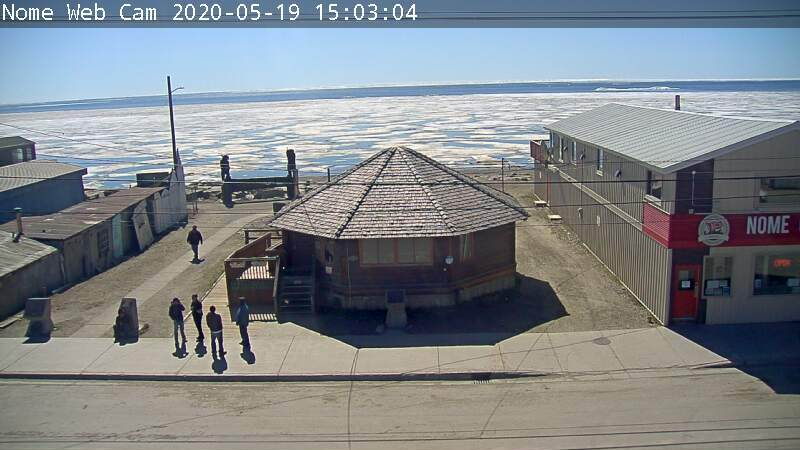
#> input picture Intersec.jpg, 800 x 450 px
$ jupyter execute 'Canny Detector.ipynb'
#> lines starting #> are read from the running program, lines starting #| are printed output that depends on the picture
[cell 1]
import numpy as np
import cv2
from google.colab.patches import cv2_imshow
import matplotlib.pyplot as plt

def rgb2graysc(rgb):
    return 0.2126 * rgb[:,:,2] + 0.7152 * rgb[:,:,1] + 0.0722 * rgb[:,:,0]

def sobel_operator(image):
  horizontal = np.array([[1, 0, -1], [2, 0, -2], [1, 0, -1]], np.float32) #y-direction kernel for Sobel
  vertical = np.array([[1,2,1], [0,0,0], [-1,-2,-1]], np.float32) #x-direction kernel
  [rows,columns] = np.shape(image) #the shape of the grayscaled image

  #initialize array of zeros of the image shape for the x and y direction gradient approximation.
  gx = np.zeros((rows, columns), dtype=np.float32)
  gy = np.zeros((rows, columns), dtype=np.float32)


  #for loops to calculate the gradients in the x and y directions.
  for i in range(rows - 2):
    for j in range(columns - 2):
      gx[i+1,j+1] = np.sum(np.multiply(horizontal, image[i:i + 3, j:j + 3])) #x-direction gradient approximation image, we just take the sum of
      gy[i+1,j+1] = np.sum(np.multiply(vertical, image[i:i + 3, j:j + 3]))#y-direction gradient approximation image,

  #Compute magnitude using the square root of the sum of the two gradients squared.
  g_mag = np.hypot(gx,gy)
  #normalize output to values between 0 and 255 and convert to unsigned int 8 bit for future operations
  g_mag = ((255.0*g_mag) / g_mag.max()).astype(np.uint8)

  #caclcuate grad direction in degrees
  g_dir = (np.arctan2(gx, gy) / np.pi) * 180
  cv2_imshow(g_mag)
  return g_mag, g_dir

def non_max_suppression(mag, dir):
  #shape of image
  width, height = mag.shape

  #adjust negative angles to be positive
  dir[dir < 0] += 180

  #output array
  suppressed = np.zeros_like(mag)

  #Iterate through image to apply non_max suppression
  for i in range(1, width - 1):
    for j in range(1, height - 1):
      m = 255
      n = 255

      #check angle 0
      if (0 <= dir[i,j] < 22.5) or (157.5 <= dir[i,j] <= 180):
        m = mag[i, j + 1]
        n = mag[i, j - 1]

      #check angle 45
      elif (22.5 <= dir[i,j] < 67.5):
        m = mag[i + 1, j - 1]
        n = mag[i - 1, j + 1]

      #check angle 90
      elif (67.5 <= dir[i, j] < 112.5):
        m = mag[i + 1, j]
        n = mag[i - 1, j]

      #check angle 135
      elif (112.5 <= dir[i, j] < 157.5):
        m = mag[i - 1, j - 1]
        n = mag[i + 1, j + 1]

      #apply non_max
      if (mag[i, j] >= m) and (mag[i, j] >= n):
        suppressed[i, j] = mag[i, j]
      else:
        suppressed[i, j] = 0


  return suppressed

def double_thresh(img, upper, lower):
  #initialize variables for thresholding
  width, height = img.shape
  high_thresh = image.max() * upper
  low_thresh = image.max() * lower
  strong_pixel = 255.0
  weak_pixel = 100

  #output matrix
  output = np.zeros((width, height), dtype=np.int32)

  #find strong edges
  s_i, s_j = np.where(img >= high_thresh)

  #find weak edges
  w_i, w_j = np.where((img >= low_thresh) & (img <= high_thresh))

  #set strong pixels to strong edges
  output[s_i, s_j] = strong_pixel

  #set weak pixels to weak edges
  output[w_i,w_j] = weak_pixel


  return output


#function for hysteresis
def hysteresis(img):
    #Image shape
    width, height = img.shape

    #Initialize output
    output = np.copy(img)

    #Pixel values to represent strong and weak edge pixels for hysteresis
    strong_pixel = 255.0
    weak_pixel = 100

    #Iterate through image to apply hysteresis
    for i in range(1, width-1):
        for j in range(1, height-1):
            if (img[i, j] == weak_pixel): # if weak edge detected apply hysteresis
                if (img[i+1, j-1] == strong_pixel) or (img[i+1, j] == strong_pixel) or (img[i+1, j+1] == strong_pixel) or (img[i, j-1] == strong_pixel) or (img[i, j+1] == strong_pixel) or (img[i-1, j-1] == strong_pixel) or (img[i-1, j] == strong_pixel) or (img[i-1, j+1] == strong_pixel):
                    # if surrounded by strong pixels, then set to strong value
                    output[i, j] = strong_pixel
                else:
                    # otherwise set to 0
                    output[i, j] = 0
    return output


#read image
image = cv2.imread('Intersec.jpg')
#> image is the input picture: shape (450, 800, 3); mean B, G, R 137.6, 132.9, 127.6

#convert to array
im_arr = np.array(image)

#grayscale
gray_im = rgb2graysc(im_arr)
#> in rgb2graysc, `return 0.2126 * rgb[:,:,2] + 0.7152 * rgb[:,:,1] + 0.0722 * rgb[:,:,0]`:
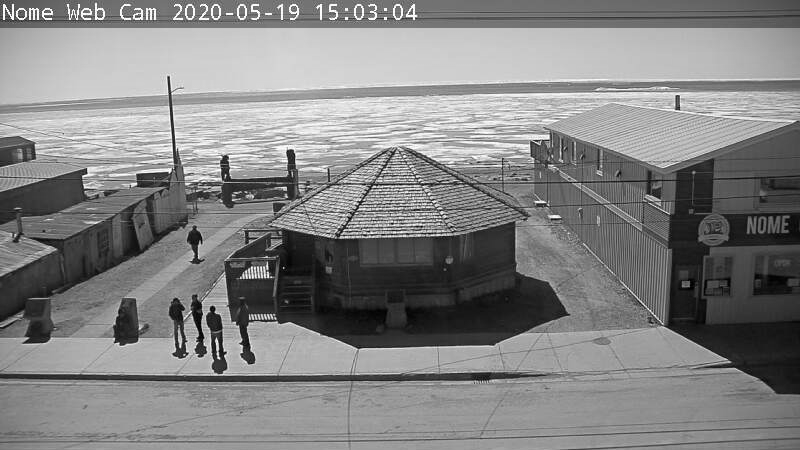
#> returned value: shape (450, 800) float64; min 0.638, max 255, mean 132.1

#Apply Gaussian Blur
#Change the sigma value and kernel size to manipulate results
blur_im = cv2.GaussianBlur(gray_im, (9,9), 9)
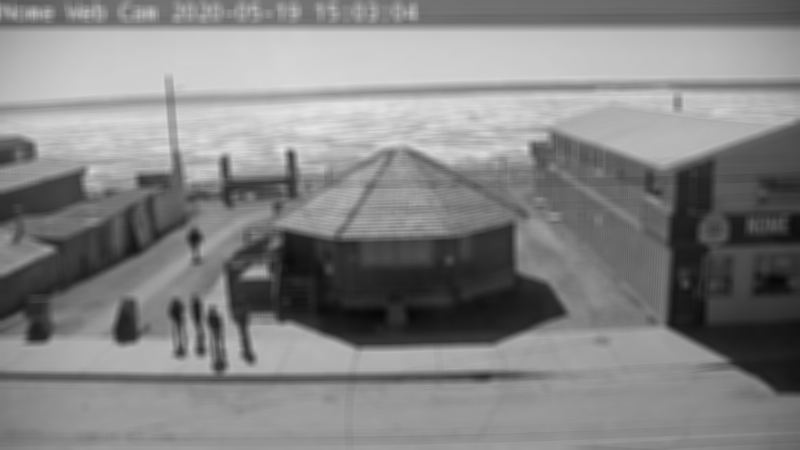
#> blur_im: shape (450, 800) float64; min 7.61, max 229.7, mean 132.1

#apply Sobel Operator
grad_mag, grad_dir = sobel_operator(blur_im)
#> after the loop in sobel_operator, `for i in range(rows - 2):`:
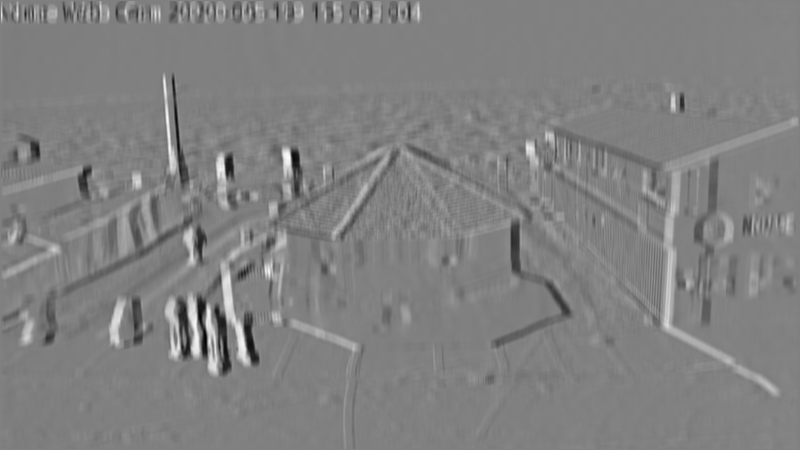
#> gx: shape (450, 800) float32; min -160, max 157.2, mean 0.4; drawn with min black and max white
#> after the loop in sobel_operator, `for i in range(rows - 2):`:
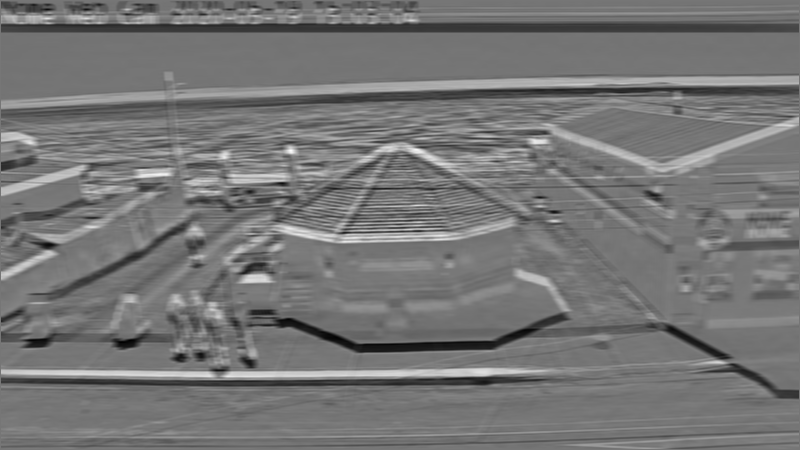
#> gy: shape (450, 800) float32; min -141.2, max 163.1, mean -0.6; drawn with min black and max white
#> in sobel_operator, `g_mag = ((255.0*g_mag) / g_mag.max()).astype(np.uint8)`:
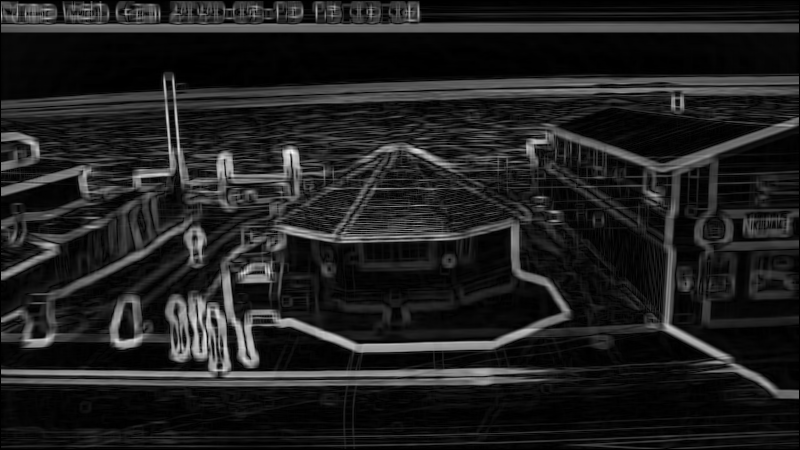
#> g_mag: shape (450, 800); min 0, max 255, mean 32
#> in sobel_operator, `g_dir = (np.arctan2(gx, gy) / np.pi) * 180`:
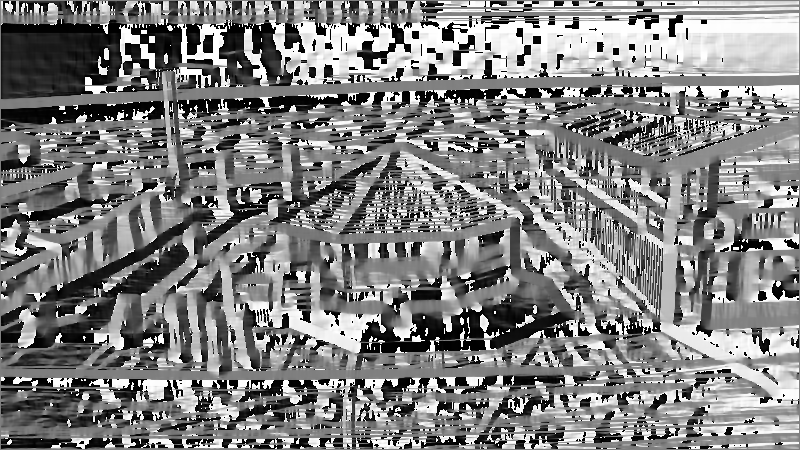
#> g_dir: shape (450, 800) float32; min -180, max 180, mean 2.3; drawn with min black and max white

#apply non_max suppression
supp_img = non_max_suppression(grad_mag, grad_dir)
#> in non_max_suppression, `dir[dir < 0] += 180`:
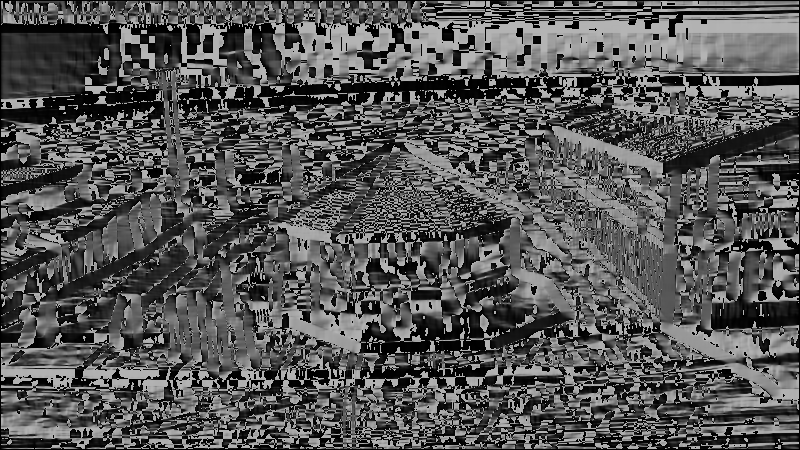
#> dir: shape (450, 800) float32; min 0, max 180, mean 85.2
#> after the loop in non_max_suppression, `for i in range(1, width - 1):`:
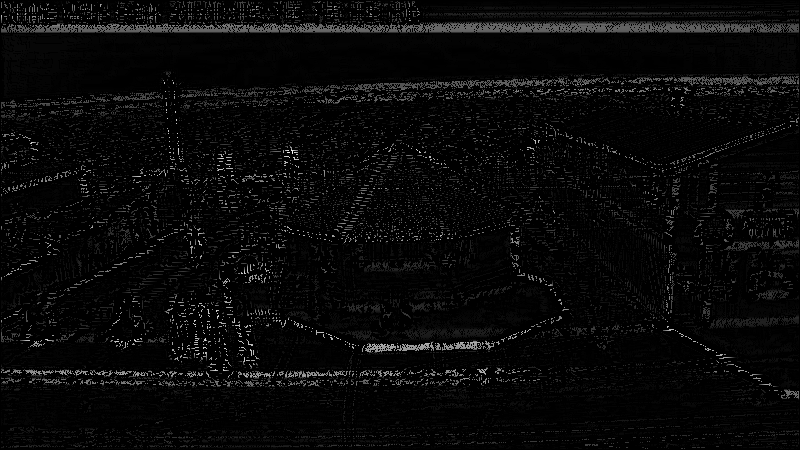
#> suppressed: shape (450, 800); min 0, max 255, mean 8.9

#apply thresholding
#We can manipulate the thresholds to change the accuracy of the edges detected
thresh_img = double_thresh(supp_img, 0.2, 0.7)
#> in double_thresh, `high_thresh = image.max() * upper`: high_thresh = 51
#> in double_thresh, `low_thresh = image.max() * lower`: low_thresh = 178.5
#> in double_thresh, `w_i, w_j = np.where((img >= low_thresh) & (img <= high_thresh))`: w_i = empty array
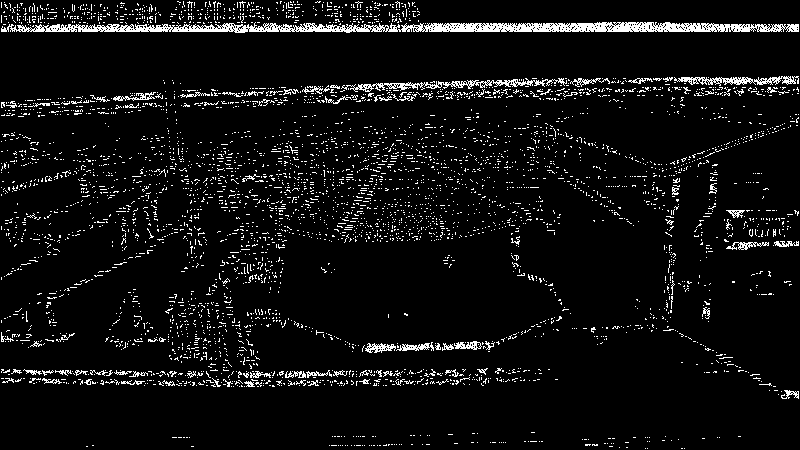
#> thresh_img: shape (450, 800) int32; 6.3% white in thin lines or dots

#apply hysteresis
Canny_img = hysteresis(thresh_img)

#CV2 canny detected image for comparision
CV_canny = cv2.Canny(image, 100, 200)
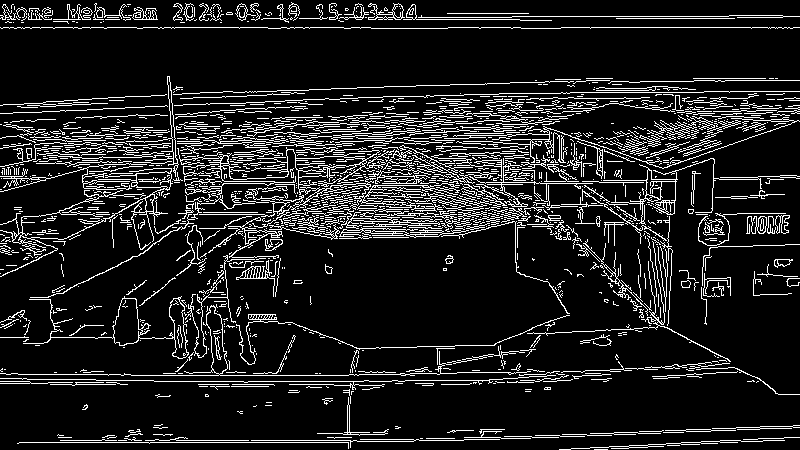
#> CV_canny: shape (450, 800); 12.3% white in thin lines or dots
cv2_imshow(CV_canny)

plt.imshow(Canny_img, cmap = plt.get_cmap('gray'), vmin=0, vmax=255)
plt.show()
#Display Img
cv2.imwrite('Canny detection img.png', Canny_img.astype(np.uint8))
#> Out = True
